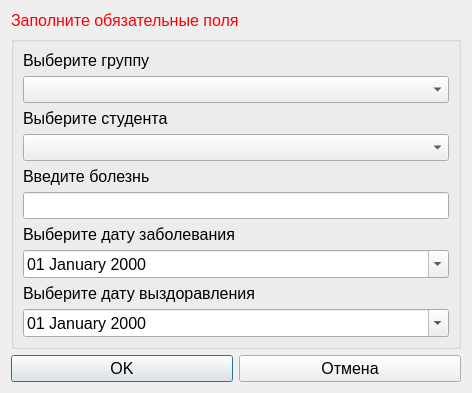
<?xml version="1.0" encoding="UTF-8"?>
<ui version="4.0">
 <class>AddOrEditBolezniStud</class>
 <widget class="QDialog" name="AddOrEditBolezniStud">
  <property name="geometry">
   <rect>
    <x>0</x>
    <y>0</y>
    <width>472</width>
    <height>370</height>
   </rect>
  </property>
  <property name="windowTitle">
   <string>Dialog</string>
  </property>
  <layout class="QGridLayout" name="gridLayout_2">
   <item row="0" column="0" colspan="2">
    <widget class="QLabel" name="label_error">
     <property name="font">
      <font>
       <pointsize>12</pointsize>
      </font>
     </property>
     <property name="styleSheet">
      <string notr="true">color:red</string>
     </property>
     <property name="text">
      <string>Заполните обязательные поля</string>
     </property>
    </widget>
   </item>
   <item row="1" column="0" colspan="2">
    <widget class="QGroupBox" name="groupBox">
     <property name="font">
      <font>
       <pointsize>12</pointsize>
      </font>
     </property>
     <property name="title">
      <string/>
     </property>
     <layout class="QGridLayout" name="gridLayout">
      <item row="4" column="0">
       <widget class="QComboBox" name="comboBoxGroups">
        <property name="font">
         <font>
          <pointsize>12</pointsize>
         </font>
        </property>
       </widget>
      </item>
      <item row="2" column="0">
       <widget class="QLabel" name="label">
        <property name="font">
         <font>
          <pointsize>12</pointsize>
         </font>
        </property>
        <property name="text">
         <string>Выберите группу</string>
        </property>
       </widget>
      </item>
      <item row="6" column="0">
       <widget class="QComboBox" name="comboBox_Stud">
        <property name="font">
         <font>
          <pointsize>12</pointsize>
         </font>
        </property>
       </widget>
      </item>
      <item row="9" column="0">
       <widget class="QLabel" name="label_4">
        <property name="font">
         <font>
          <pointsize>12</pointsize>
         </font>
        </property>
        <property name="text">
         <string>Выберите дату заболевания</string>
        </property>
       </widget>
      </item>
      <item row="11" column="0">
       <widget class="QLabel" name="label_5">
        <property name="font">
         <font>
          <pointsize>12</pointsize>
         </font>
        </property>
        <property name="text">
         <string>Выберите дату выздоравления</string>
        </property>
       </widget>
      </item>
      <item row="8" column="0">
       <widget class="QLineEdit" name="lineEditBolezn">
        <property name="font">
         <font>
          <pointsize>12</pointsize>
         </font>
        </property>
       </widget>
      </item>
      <item row="5" column="0">
       <widget class="QLabel" name="label_2">
        <property name="font">
         <font>
          <pointsize>12</pointsize>
         </font>
        </property>
        <property name="text">
         <string>Выберите студента</string>
        </property>
       </widget>
      </item>
      <item row="7" column="0">
       <widget class="QLabel" name="label_3">
        <property name="font">
         <font>
          <pointsize>12</pointsize>
         </font>
        </property>
        <property name="text">
         <string>Введите болезнь</string>
        </property>
       </widget>
      </item>
      <item row="12" column="0">
       <widget class="QDateEdit" name="dateEdit_Vizdoravil">
        <property name="font">
         <font>
          <pointsize>12</pointsize>
         </font>
        </property>
        <property name="displayFormat">
         <string>dd MMMM yyyy</string>
        </property>
        <property name="calendarPopup">
         <bool>true</bool>
        </property>
       </widget>
      </item>
      <item row="10" column="0">
       <widget class="QDateEdit" name="dateEditZabolel">
        <property name="font">
         <font>
          <pointsize>12</pointsize>
         </font>
        </property>
        <property name="displayFormat">
         <string>dd MMMM yyyy</string>
        </property>
        <property name="calendarPopup">
         <bool>true</bool>
        </property>
       </widget>
      </item>
     </layout>
    </widget>
   </item>
   <item row="2" column="0">
    <widget class="QPushButton" name="pushButtonOK">
     <property name="font">
      <font>
       <pointsize>12</pointsize>
      </font>
     </property>
     <property name="text">
      <string>OK</string>
     </property>
     <property name="icon">
      <iconset resource="../resourses.qrc">
       <normaloff>:/img/img/ok.png</normaloff>:/img/img/ok.png</iconset>
     </property>
    </widget>
   </item>
   <item row="2" column="1">
    <widget class="QPushButton" name="pushButton_cancel">
     <property name="font">
      <font>
       <pointsize>12</pointsize>
      </font>
     </property>
     <property name="text">
      <string>Отмена</string>
     </property>
     <property name="icon">
      <iconset resource="../resourses.qrc">
       <normaloff>:/img/img/cancel.png</normaloff>:/img/img/cancel.png</iconset>
     </property>
    </widget>
   </item>
  </layout>
 </widget>
 <resources>
  <include location="../resourses.qrc"/>
 </resources>
 <connections/>
</ui>
